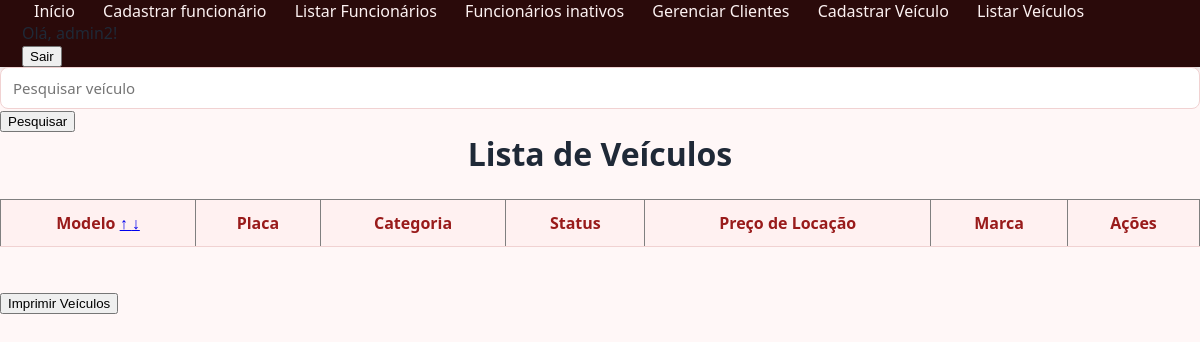
Before: /veiculos/ (signed in) with the older database file.
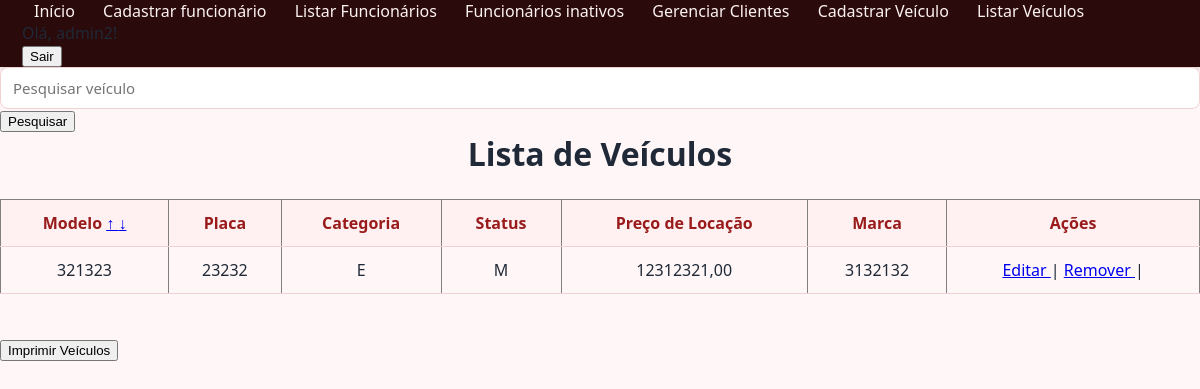
After: the same page with the newer database file.
### locacao/models.py (models this page shows, shortened)
class Veiculo(models.Model):
    modelo = models.CharField(max_length=100)
    placa = models.CharField(max_length=10, unique=True)
    categoria = models.CharField(max_length=1, choices=CATEGORIA_CHOICES)
    status = models.CharField(
        max_length=1, choices=STATUS_CHOICES, default='D')
    preco_locacao = models.DecimalField(max_digits=10, decimal_places=2)
    marca = models.CharField(max_length=100)

### locacao/views.py (the view)
# urls.py: path('veiculos/', views.listar_veiculos, name='listar_veiculos'),
@admin_required
def listar_veiculos(request):
    ordem = request.GET.get('ordem')
    nome_da_pesquisa = request.GET.get('nome_da_pesquisa', '')
    veiculos = Veiculo.objects.filter(
        modelo__icontains=nome_da_pesquisa,
    ).order_by(Lower('modelo'))
    if ordem == 'decrescente':
        veiculos = Veiculo.objects.filter(
            modelo__icontains=nome_da_pesquisa,
        ).order_by(Lower('modelo').desc())
    dados = {
        'veiculos': veiculos,
        'nome_da_pesquisa': nome_da_pesquisa,
    }
    return render(request, 'listar_veiculos.html', dados)

### locacao/views.py (called while the page is built)
def admin_required(view_func):
    @wraps(view_func)
    @login_required
    def wrapped_view(request, *args, **kwargs):
        if not request.user.is_superuser:
            raise PermissionDenied
        return view_func(request, *args, **kwargs)
    return wrapped_view

### locacao/templates/listar_veiculos.html (shortened to what this page needs)
{% load static %}
<!DOCTYPE html>
<html lang="pt-br">
<head>
    <link rel="stylesheet" href=" {% static "css/style.css" %}">
</head>
<body>
    {% include '_menu.html' %}
    <div class="form-pesquisa nao-imprimir">
        <form method="GET">
            <input type="text" name="nome_da_pesquisa" placeholder="Pesquisar veículo" value='{{ nome_da_pesquisa }}'>
            <button type="submit">Pesquisar</button>
        </form>
    </div>
    <h1> Lista de Veículos </h1>
    <div class="lista-veiculo">
        <table border="">
            <thead>
                <tr>
                    <th>Modelo  <a href="?ordem=crescente&nome_da_pesquisa={{ nome_da_pesquisa }}"> ↑ </a>  <a href="?ordem=decrescente&nome_da_pesquisa={{ nome_da_pesquisa }}"> ↓ </a>  </th>
                    <th>Placa</th>
                    <th>Categoria</th>
                    <th>Status</th>
                    <th>Preço de Locação</th>
                    <th>Marca</th>
                    <th class="nao-imprimir">Ações</th>
                </tr>
            </thead>
            <tbody>
                {% for veiculo in veiculos %}
                <tr>
                    <td> {{ veiculo.modelo }} </td>
                    <td> {{ veiculo.placa }} </td>
                    <td> {{ veiculo.categoria }} </td>
                    <td> {{ veiculo.status }} </td>
                    <td> {{ veiculo.preco_locacao }} </td>
                    <td> {{ veiculo.marca }} </td>
                    <td class="nao-imprimir">
                        <a href="{% url 'editar_veiculo' veiculo.id %}"> Editar </a> |
                        <a href="{% url 'excluir_veiculo' veiculo.id %}"> Remover </a> |
                    </td>
                </tr>
                {% endfor %}
            </tbody>
        </table>
        <br><br>
        <button class="nao-imprimir" onclick="window.print()">
             Imprimir Veículos
        </button>
    </div>
</body>
</html>

Changed rows visible on the page:
added Veiculo: modelo "321323", placa "23232", categoria "E", status "M", preco_locacao "12312321,00", marca "3132132"
